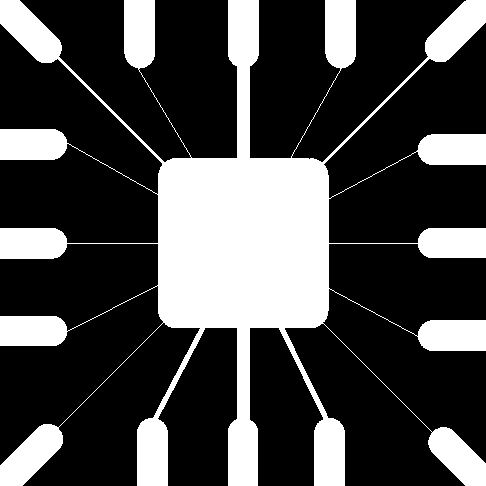
#> input picture test01.jpg, 486 x 486 px
$ python -i img_warpaffine.py   (imports and definitions only)
#> lines starting #> are read from the running program, lines starting #| are printed output that depends on the picture
#> further down, picture is the input picture: shape (486, 486, 3); min 0, max 255, mean 71.7
#encoding:utf-8
import cv2
import numpy as np
import matplotlib.pyplot as plt

def WarpAffine(img):
    #读取图片
    # img = cv2.imread('Lena.png')
    image = cv2.cvtColor(img,cv2.COLOR_BGR2RGB)

    #图像平移矩阵
    M = np.float32([[1, 0, 80], [0, 1, 30]])
    rows, cols = image.shape[:2]
#> rows = 486; cols = 486
    img1 = cv2.warpAffine(image, M, (cols, rows))
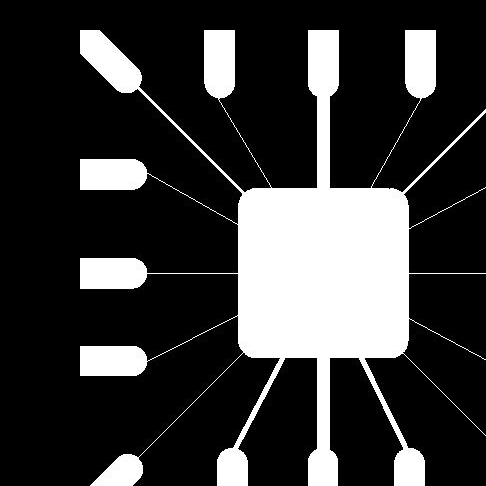
#> img1: shape (486, 486, 3); min 0, max 255, mean 56.5

    #图像缩小
    img2 = cv2.resize(image, (200,100))
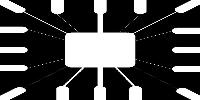
#> img2: shape (100, 200, 3); min 0, max 255, mean 70.9

    #图像放大
    img3 = cv2.resize(image, None, fx=1.1, fy=1.1)

    #绕图像的中心旋转
    #源图像的高、宽 以及通道数
    rows, cols, channel = image.shape
#> channel = 3
    #函数参数：旋转中心 旋转度数 scale
    M = cv2.getRotationMatrix2D((cols/2, rows/2), 30, 1)
    #函数参数：原始图像 旋转参数 元素图像宽高
    img4 = cv2.warpAffine(image, M, (cols, rows))
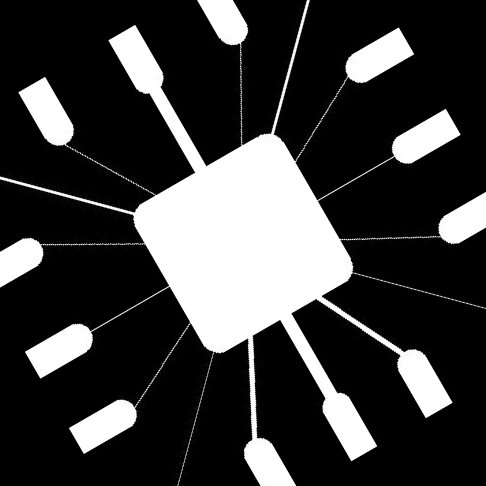
#> img4: shape (486, 486, 3); min 0, max 255, mean 60.2

    #图像翻转
    img5 = cv2.flip(image, 0)   #参数=0以X轴为对称轴翻转
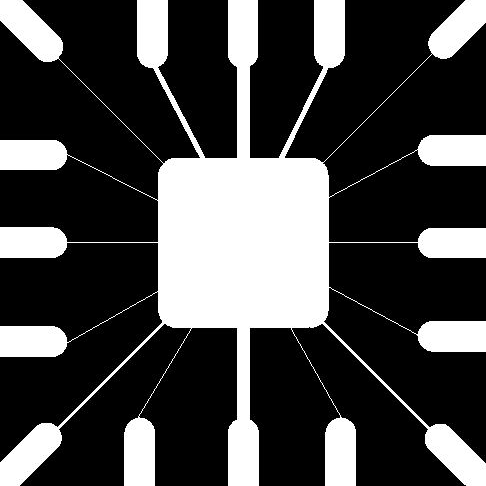
#> img5: shape (486, 486, 3); min 0, max 255, mean 71.7
    img6 = cv2.flip(image, 1)   #参数>0以Y轴为对称轴翻转
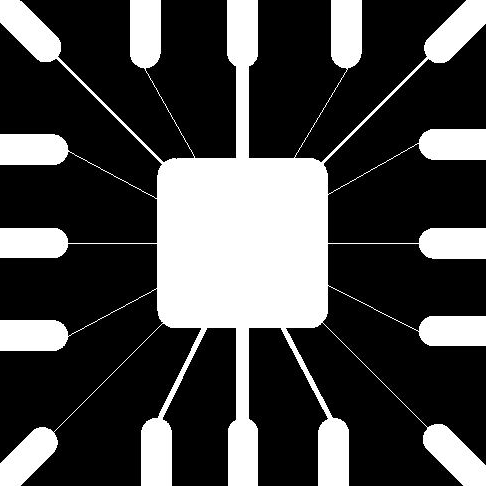
#> img6: shape (486, 486, 3); min 0, max 255, mean 71.7

    #图像的仿射
    pts1 = np.float32([[50,50],[200,50],[50,200]])
    pts2 = np.float32([[10,100],[200,50],[100,250]])
    M = cv2.getAffineTransform(pts1,pts2)
    img7 = cv2.warpAffine(image, M, (rows,cols))
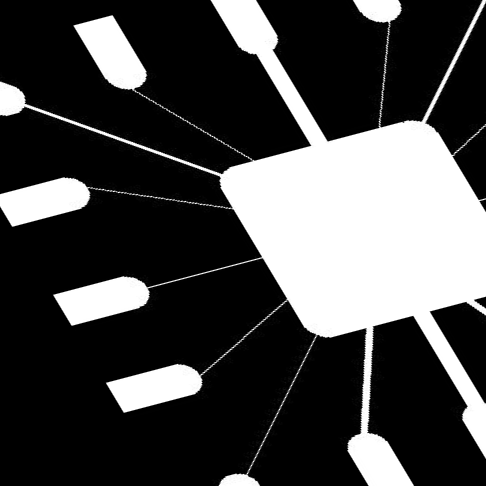
#> img7: shape (486, 486, 3); min 0, max 255, mean 70.9

    #图像的透射
    pts1 = np.float32([[56,65],[238,52],[28,237],[239,240]])
    pts2 = np.float32([[0,0],[200,0],[0,200],[200,200]])
    M = cv2.getPerspectiveTransform(pts1,pts2)
    img8 = cv2.warpPerspective(image,M,(200,200))
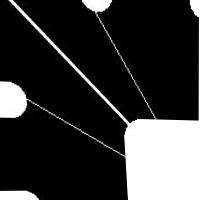
#> img8: shape (200, 200, 3); min 0, max 255, mean 53.3


    #循环显示图形
    titles = [ 'source', 'shift', 'reduction', 'enlarge', 'rotation', 'flipX', 'flipY', 'affine', 'perspective']
    images = [image, img1, img2, img3, img4, img5, img6, img7, img8]
    for i in range(9):
       plt.subplot(3, 3, i+1), plt.imshow(images[i], 'gray')
       plt.title(titles[i])
       plt.xticks([]),plt.yticks([])
    plt.show()

>>> import cv2
>>> picture = cv2.imread('test01.jpg')
>>> result = WarpAffine(picture)
